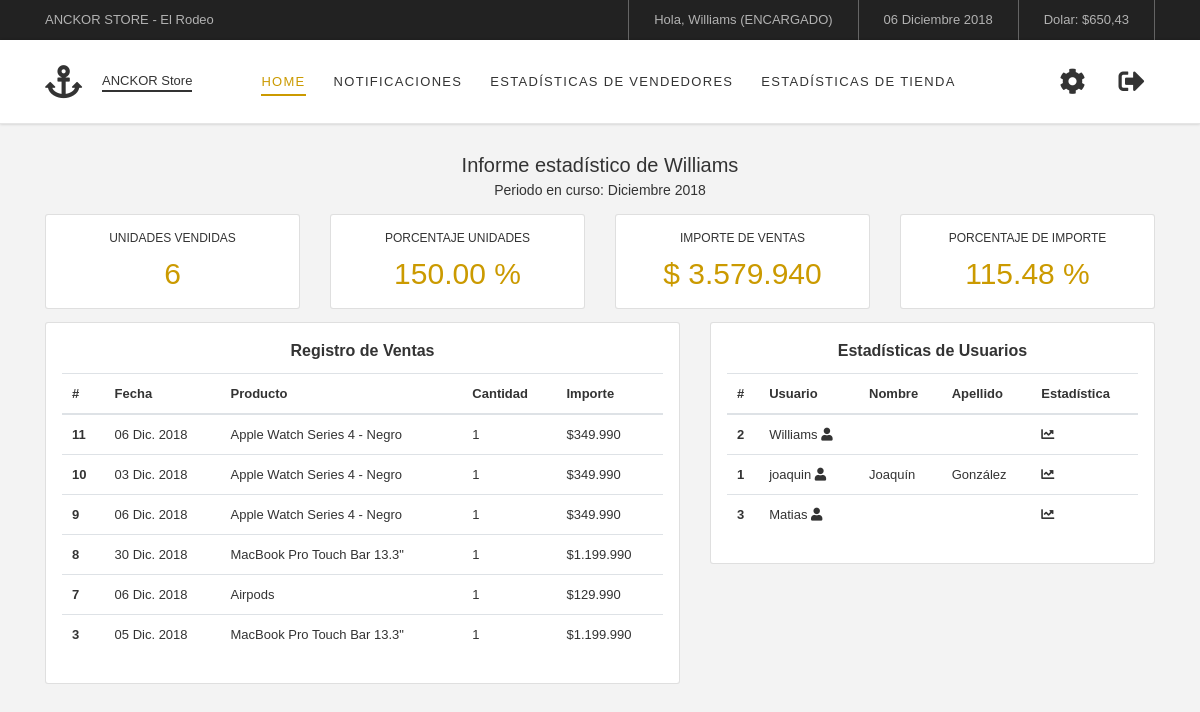
The app's page /chart/user/2/ (signed in) with its own data.
### website/models.py (models this page shows)
class Employee(models.Model):
    user = models.OneToOneField(User, on_delete=models.CASCADE)
    tienda_vendedor = models.ForeignKey(Store, on_delete=models.CASCADE, blank=True, null=True)

class Store(models.Model):
    nombre = models.CharField('Nombre de Tienda',max_length=100)
    direccion = models.CharField(max_length=200)
    comuna = models.CharField(max_length=200)
    ciudad = models.CharField(max_length=200)
    telefono = models.IntegerField()
    def __str__(self):
        return  self.nombre

class Venta(models.Model):
    id_producto = models.ForeignKey(Producto, on_delete=models.CASCADE)
    id_tienda = models.ForeignKey(Store, on_delete=models.CASCADE)
    id_vendedor = models.ForeignKey(User, on_delete=models.CASCADE)
    fecha = models.DateField()
    cantidad = models.IntegerField()
    monto = models.IntegerField()
    descripcion = models.TextField(blank=True)

class Producto(models.Model):
    nombre = models.CharField(max_length=100)
    marca = models.CharField(max_length=100)
    descripcion = models.TextField(blank=True)
    image = models.ImageField(upload_to='products/', default='products/none/no_image.png')
    categorias = (
    ('0','Mac'),
    ('1','iPhone'),
    ('2','iPad'),
    ('3','Watch'),
    ('4','Audio'),
    ('5','Accesorios'),
    )
    categoria = models.CharField('Categoría', max_length=40, choices=categorias)
    novedad = models.BooleanField('¿Producto Nuevo?', default=False)
    precio_normal = models.IntegerField('Precio Normal')
    oferta = models.BooleanField('¿Producto en oferta?', default=False)
    precio_oferta = models.IntegerField('Precio Oferta')
    stock = models.IntegerField(default=0)
    tienda = models.ForeignKey(Store, on_delete=models.CASCADE)
    def __str__(self):
        return  self.nombre

### website/views.py (the view)
# urls.py: path('chart/user/<int:pk>/', views.chart, name='chart'),
@login_required(login_url='/')
def chart(request, pk):
    tienda = request.user.employee.tienda_vendedor_id
    chart = Venta.objects.get(pk=pk)
    current_period = datetime.datetime.now() # Asigna fecha actual
    ventas_periodo_actual = Venta.objects.filter(id_vendedor=pk, fecha__year=current_period.year,fecha__month=current_period.month).order_by('-id')
    ventas_periodo_anterior = Venta.objects.filter(id_vendedor=pk, fecha__year=current_period.year,fecha__month=current_period.month - 1).order_by('-id')
    unidades_periodo_actual = ventas_periodo_actual.aggregate(Sum('cantidad'))['cantidad__sum'] or 0.00
    unidades_periodo_anterior = ventas_periodo_anterior.aggregate(Sum('cantidad'))['cantidad__sum'] or 0.00
    importe_periodo_actual = ventas_periodo_actual.aggregate(Sum('monto'))['monto__sum'] or 0.00
    importe_periodo_anterior = ventas_periodo_anterior.aggregate(Sum('monto'))['monto__sum'] or 0.00
    if unidades_periodo_anterior > 0:
        porcentaje_ventas_periodo = ( unidades_periodo_actual / unidades_periodo_anterior ) * 100
    else:
        porcentaje_ventas_periodo = 'No hay datos para el mes anterior'
    if importe_periodo_anterior > 0:
        porcentaje_importe_periodo = ( importe_periodo_actual / importe_periodo_anterior ) * 100
    else:
        porcentaje_importe_periodo = 'No hay datos para el mes anterior'
    usuario = Employee.objects.filter(tienda_vendedor=tienda, user_id=pk)
    user_list = Employee.objects.filter(tienda_vendedor=tienda)
    return render(request, 'chart.html',
    {'ventas_periodo_actual': ventas_periodo_actual,
    'ventas_periodo_anterior': ventas_periodo_anterior,
    'unidades_periodo_actual': unidades_periodo_actual,
    'unidades_periodo_anterior': unidades_periodo_anterior,
    'importe_periodo_actual': importe_periodo_actual,
    'importe_periodo_anterior': importe_periodo_anterior,
    'porcentaje_ventas_periodo': porcentaje_ventas_periodo,
    'porcentaje_importe_periodo': porcentaje_importe_periodo,
    'usuario': usuario,
    'user_list': user_list,
    })

### website/templates/chart.html
{% extends 'base.html' %}
{% load humanize %}
{% load mathfilters %}
{% block content %}
<div class="container">
  <div class="row">
    <div class="col-lg-12 text-center mb-3">
      <div class="content-header">
        <div class="title">Informe estadístico de {% for usuario in usuario %}{{ usuario.user.username }}{% endfor %}</div>
        <div class="period">Periodo en curso: {% now "F Y" %}</div>
      </div>
    </div>
    <div class="col-lg-12">
      <div class="card-deck">
        <div class="card">
          <div class="card-body chart">
            <h5>unidades vendidas</h5>
            <h1 class="resultado">{{ unidades_periodo_actual }}</h1>
          </div>
        </div>
        <div class="card">
          <div class="card-body chart">
            <h5>porcentaje unidades</h5>
              {% if unidades_periodo_anterior == 0 %}
              <h1 class="query-return-zero">
              {{ porcentaje_ventas_periodo }}
              </h1>
              {% else %}
              <h1 class="resultado">
              {{ porcentaje_ventas_periodo|floatformat:2 }} %
              </h1>
              {% endif %}
          </div>
        </div>
        <div class="card">
          <div class="card-body chart">
            <h5>Importe de ventas</h5>
            <h1 class="resultado">$ {{ importe_periodo_actual|intcomma }}</h1>
          </div>
        </div>
        <div class="card">
          <div class="card-body chart">
            <h5>porcentaje de importe</h5>
            {% if importe_periodo_anterior == 0 %}
            <h1 class="query-return-zero">
            {{ porcentaje_importe_periodo }}
            </h1>
            {% else %}
            <h1 class="resultado">
            {{ porcentaje_importe_periodo|floatformat:2 }} %
            </h1>
            {% endif %}
        </div>
      </div>
    </div>
  </div>
</div>
</div>
<div class="container mt-3">
  <div class="row">
    <div class="col-lg-7">
      <div class="box">
        <div class="title text-center">Registro de Ventas</div>
        <div class="content">
          <table class="table">
            <thead>
              <tr>
                <th scope="col">#</th>
                <th scope="col">Fecha</th>
                <th scope="col">Producto</th>
                <th scope="col">Cantidad</th>
                <th scope="col">Importe</th>
              </tr>
            </thead>
            <tbody>
              {% for ventas_periodo_actual in ventas_periodo_actual%}
              <tr>
                <th scope="row">{{ ventas_periodo_actual.id }}</th>
                <td>{{ ventas_periodo_actual.fecha|date:"d N Y" }}</td>
                <td>{{ ventas_periodo_actual.id_producto }}</td>
                <td>{{ ventas_periodo_actual.cantidad }}</td>
                <td>${{ ventas_periodo_actual.monto|intcomma }}</td>
              </tr>
              {% endfor %}
            </tbody>
          </table>
        </div>
      </div>
    </div>
    {%if request.user.is_superuser or request.user.is_staff %}
    <div class="col-lg-5">
        <div class="box">
          <div class="title text-center">Estadísticas de Usuarios</div>
          <div class="content">
            <table class="table">
              <thead>
                <tr>
                  <th scope="col">#</th>
                  <th scope="col">Usuario</th>
                  <th scope="col">Nombre</th>
                  <th scope="col">Apellido</th>
                  <th scope="col">Estadística</th>
                </tr>
              </thead>
              <tbody>
                {% for user_list in user_list %}
                <tr>
                  <th scope="row">{{ user_list.user.id }}</th>
                  <td>{{ user_list.user.username }} {% if usuario.user.is_staff %}<i class="fas fa-crown"></i>{% else %}<i class="fas fa-user"></i>{% endif %}</td>
                  <td>{{ user_list.user.first_name }}</td>
                  <td>{{ user_list.user.last_name }}</td>
                  <td><a href="{% url 'chart' pk=user_list.user.id %}"><i class="fas fa-chart-line"></i></a></td>
                </tr>
                {% endfor %}
              </tbody>
            </table>
          </div>
        </div>
    </div>
    {% endif %}
  </div>
</div>
{% endblock %}

### website/templates/base.html (shortened to what this page needs)
{% load static from staticfiles %}
<!DOCTYPE html>
<html>
<head>
<link rel="stylesheet" href="{% static 'css/bootstrap.css' %}"/>
<link rel="stylesheet" href="{% static 'css/util.css' %}"/>
<link rel="stylesheet" href="{% static 'css/style.css' %}"/>
<link rel="stylesheet" href="https://use.fontawesome.com/releases/v5.5.0/css/all.css">
</head>
<body>
<header>
  <div class="container-menu-desktop">
    <div class="top-bar">
      <div class="content-topbar flex-sb-m h-full container">
        <div class="left-top-bar">
          ANCKOR STORE - {{ user.employee.tienda_vendedor }}
        </div>
        <div class="right-top-bar flex-w h-full">
          <span class="flex-c-m p-lr-25">Hola, {{ user.username }}
            {% if request.user.is_superuser %}
            (ADMINISTRADOR)
            {% elif request.user.is_staff %}
            (ENCARGADO)
            {% else %}
            (VENDEDOR)
            {% endif %}
        </span>
          <span class="flex-c-m p-lr-25">{% now "d F Y" %}</span>
          <span class="flex-c-m p-lr-25">Dolar: $650,43</span>
        </div>
      </div>
    </div>
    <div class="wrap-menu-desktop" style="top:40px;">
      <nav class="limiter-menu-desktop container">
        <a class="logo">
          <i class="fas fa-anchor"></i>
          <span class="logotipo">ANCKOR Store</span>
        </a>
        <div class="menu-desktop">
          <ul class="main-menu">
            <li class="active-menu">
              <a href="{% url 'home'%}">Home</a>
            </li>
            <li>
              <a href="#">Notificaciones</a>
            </li>
            {%if request.user.is_superuser or request.user.is_staff %}
            <li>
              <a href="{% url 'chart' user.pk%}">Estadísticas de Vendedores</a>
            </li>
            {% else %}
            <li>
              <a href="{% url 'chart' user.pk%}">Mis Estadísticas</a>
            </li>
            {% endif %}
            {%if request.user.is_staff %}
            <li>
              <a href="{% url 'chart_admin'%}">Estadísticas de Tienda</a></a>
            </li>
            {% endif %}
          </ul>
        </div>
        <div class="wrap-icon-header flex-w flex-r-m">
          {% if request.user.is_superuser or request.user.is_staff%}<a class="icon-header-item hov-cl1 p-r-11 p-l-22" href="/admin" target="_blank"><i class="fas fa-cog"></i></a>{% endif %}
          <a class="icon-header-item hov-cl1 p-r-11 p-l-22" href="{% url 'panel-logout' %}"><i class="fas fa-sign-out-alt"></i></a>
          </div>
      </nav>
    </div>
  </div>
</header>
<div class="wrap-content" style="top: 110px;">
{% block content %}
{% endblock %}
</div>
</body>
</html>

### website/static/css/style.css (style rules this page uses)
html, body { font-size: 13px; color: #333333; background-color: #f3f3f3; }
a { color: #333333; }
.container-menu-desktop { height: auto; width: 100%; position: relative; -webkit-transition: all 0.3s; -o-transition: all 0.3s; -moz-transition: all 0.3s; transition: all 0.3s; }
.top-bar { height: 40px; background-color: #222; }
.left-top-bar { font-size: 13px; line-height: 1.8; color: #b2b2b2; }
.right-top-bar span { font-size: 13px; line-height: 1.8; height: 100%; color: #b2b2b2; border-right: 1px solid rgba(255,255,255,0.3); }
.right-top-bar span:first-child { border-left: 1px solid rgba(255,255,255,0.3); }
.wrap-menu-desktop { position: fixed; z-index: 1100; background-color: #fff; width: 100%; height: 84px; top: 40px; left: 0px; border-bottom: 1px solid rgba(0, 0, 0, 0.1); box-shadow: 0 0px 3px 0px rgba(0,0,0,0.2); -moz-box-shadow: 0 0px 3px 0px rgba(0,0,0,0.2); -webkit-box-shadow: 0 0px 3px 0px rgba(0,0,0,0.2); -o-box-shadow: 0 0px 3px 0px rgba(0,0,0,0.2); -ms-box-shadow: 0 0px 3px 0px rgba(0,0,0,0.2); -webkit-transition: height 0.3s, background-color 0.3s; -o-transition: height 0.3s, background-color 0.3s; -moz-transition: height 0.3s, background-color 0.3s; transition: height 0.3s, background-color 0.3s; }
.limiter-menu-desktop { height: 100%; display: -webkit-box; display: -webkit-flex; display: -moz-box; display: -ms-flexbox; display: flex; align-items: center; background-color: transparent; }
.logo { display: -webkit-box; display: -webkit-flex; display: -moz-box; display: -ms-flexbox; display: flex; align-items: center; height: 65%; margin-right: 55px; }
.logo i { margin-right: 20px; font-size: 33px; }
.logo .logotipo { border-bottom: 2px solid #333333; }
.menu-desktop { display: -webkit-box; display: -webkit-flex; display: -moz-box; display: -ms-flexbox; display: flex; align-items: center; height: 100%; }
.main-menu { list-style-type: none; margin: 0; display: -webkit-box; display: -webkit-flex; display: -moz-box; display: -ms-flexbox; display: flex; align-items: center; }
.main-menu > li { display: block; position: relative; padding: 20px 10px 20px 0px; margin: 0px 4px 0px 14px; }
.main-menu > li > a { font-size: 13px; color: #333; padding: 5px 0px; text-transform: uppercase;; letter-spacing: 1.3px; border-bottom: 2px solid transparent; }
.main-menu > li.active-menu > a { color: #cb9a00; border-bottom: 2px solid #cb9a00; }
.wrap-icon-header { flex-grow: 1; }
.icon-header-item { position: relative; font-size: 26px; line-height: 1; cursor: pointer; color: inherit; }
.wrap-content { position: relative; }
.content-header .title { font-size: 20px; }
.content-header .period { font-size: 14px; }
.card-body.chart h5 { font-size: 12px; text-transform: uppercase; text-align: center; }
.card-body.chart h1.resultado { font-size: 30px; text-transform: uppercase; text-align: center; margin-top: 10px; padding: 0; color: #cb9a00; }
.box { background: #fff; padding: 1.25rem; border: 1px solid rgba(0, 0, 0, 0.125); border-radius: 0.25rem; }
.box .title { font-size: 16px; font-weight: bold; margin-bottom: 10px; }

### records on screen
Employee: user.username "Williams", user.id "2"
Venta: id "11", fecha "06 Dic. 2018", id_producto "Apple Watch Series 4 - Negro", cantidad "1", monto "349.990"
Venta: id "10", fecha "03 Dic. 2018", id_producto "Apple Watch Series 4 - Negro", cantidad "1", monto "349.990"
Venta: id "9", fecha "06 Dic. 2018", id_producto "Apple Watch Series 4 - Negro", cantidad "1", monto "349.990"
Venta: id "8", fecha "30 Dic. 2018", id_producto "MacBook Pro Touch Bar 13.3\"", cantidad "1", monto "1.199.990"
Venta: id "7", fecha "06 Dic. 2018", id_producto "Airpods", cantidad "1", monto "129.990"
Venta: id "3", fecha "05 Dic. 2018", id_producto "MacBook Pro Touch Bar 13.3\"", cantidad "1", monto "1.199.990"
Employee: user.id "1", user.username "joaquin", user.first_name "Joaquín", user.last_name "González"
Employee: user.id "3", user.username "Matias"

### other values on screen
{{ user.employee.tienda_vendedor }} "El Rodeo"
{{ user.username }} "Williams"
{{ unidades_periodo_actual }} "6"
{{ porcentaje_ventas_periodo|floatformat:2 }} "150.00"
{{ importe_periodo_actual|intcomma }} "3.579.940"
{{ porcentaje_importe_periodo|floatformat:2 }} "115.48"
